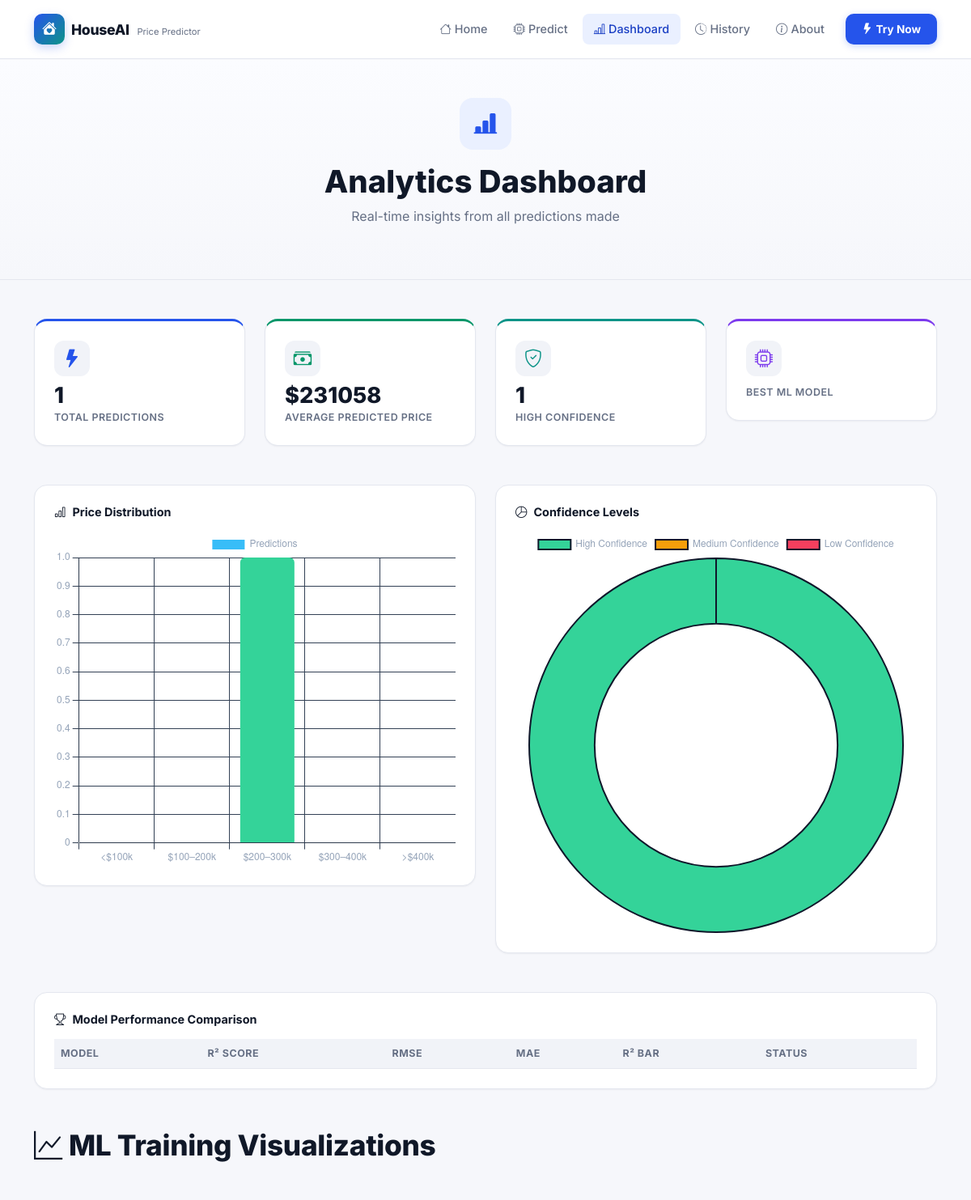
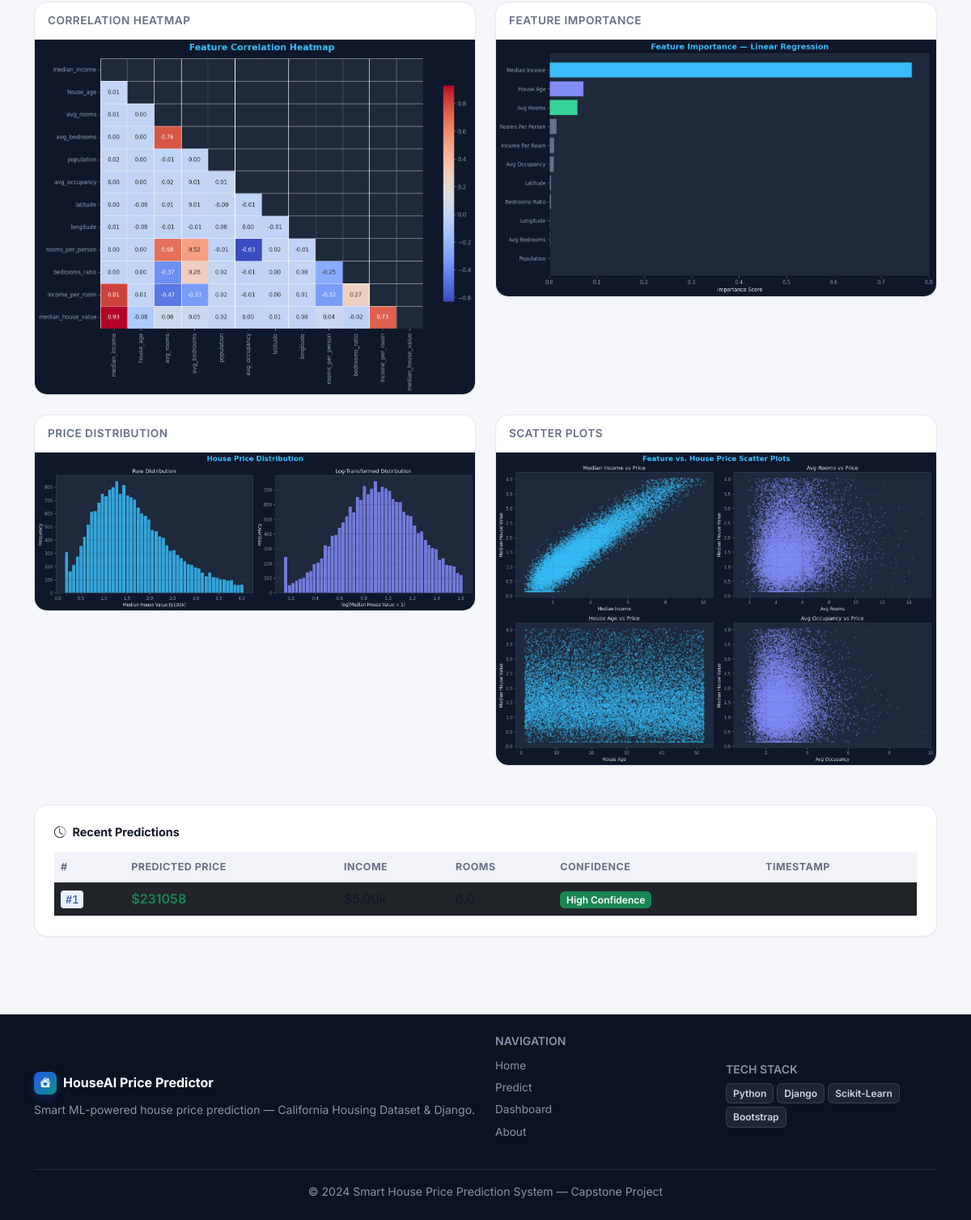
Page /dashboard/ on the earlier database version (2 pictures, top to bottom).
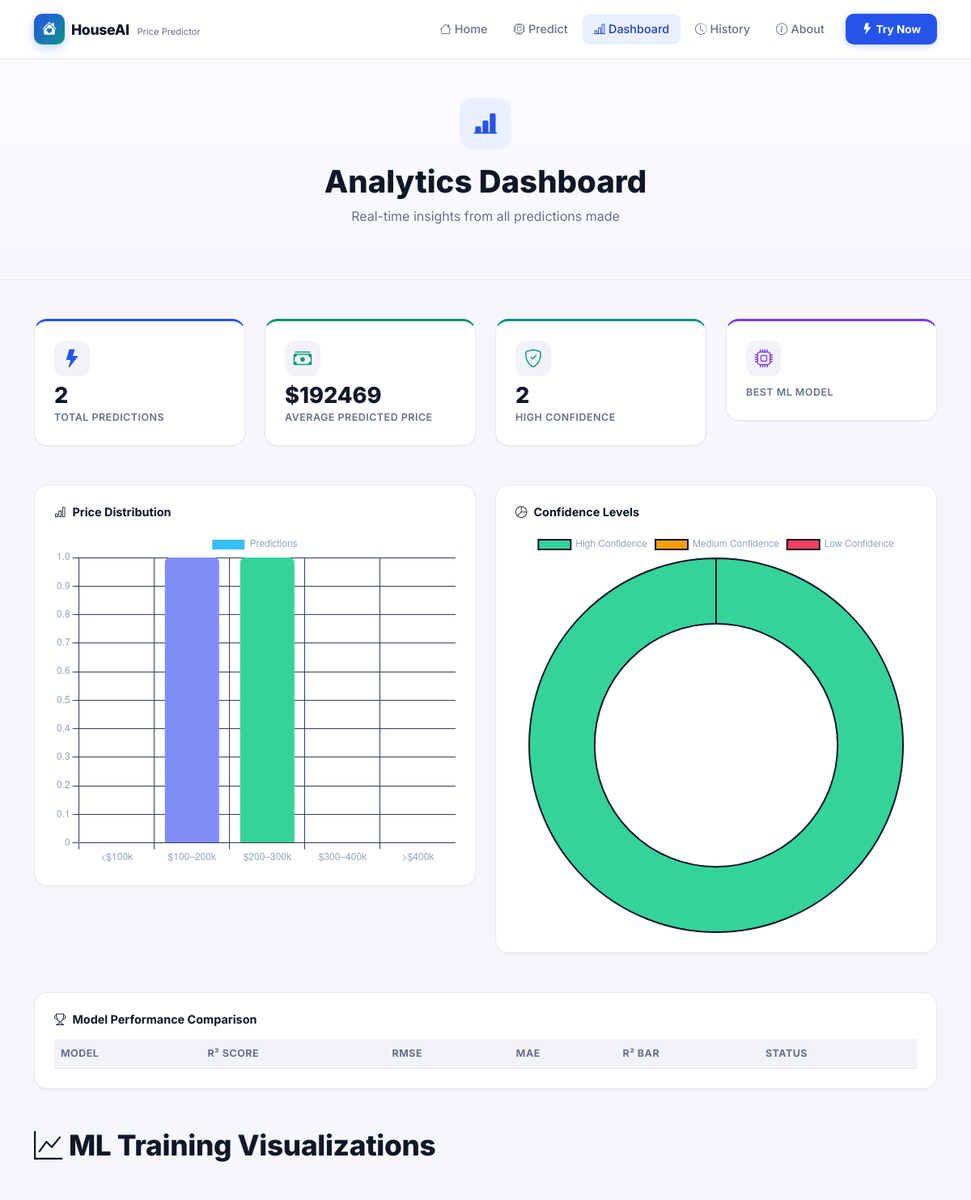
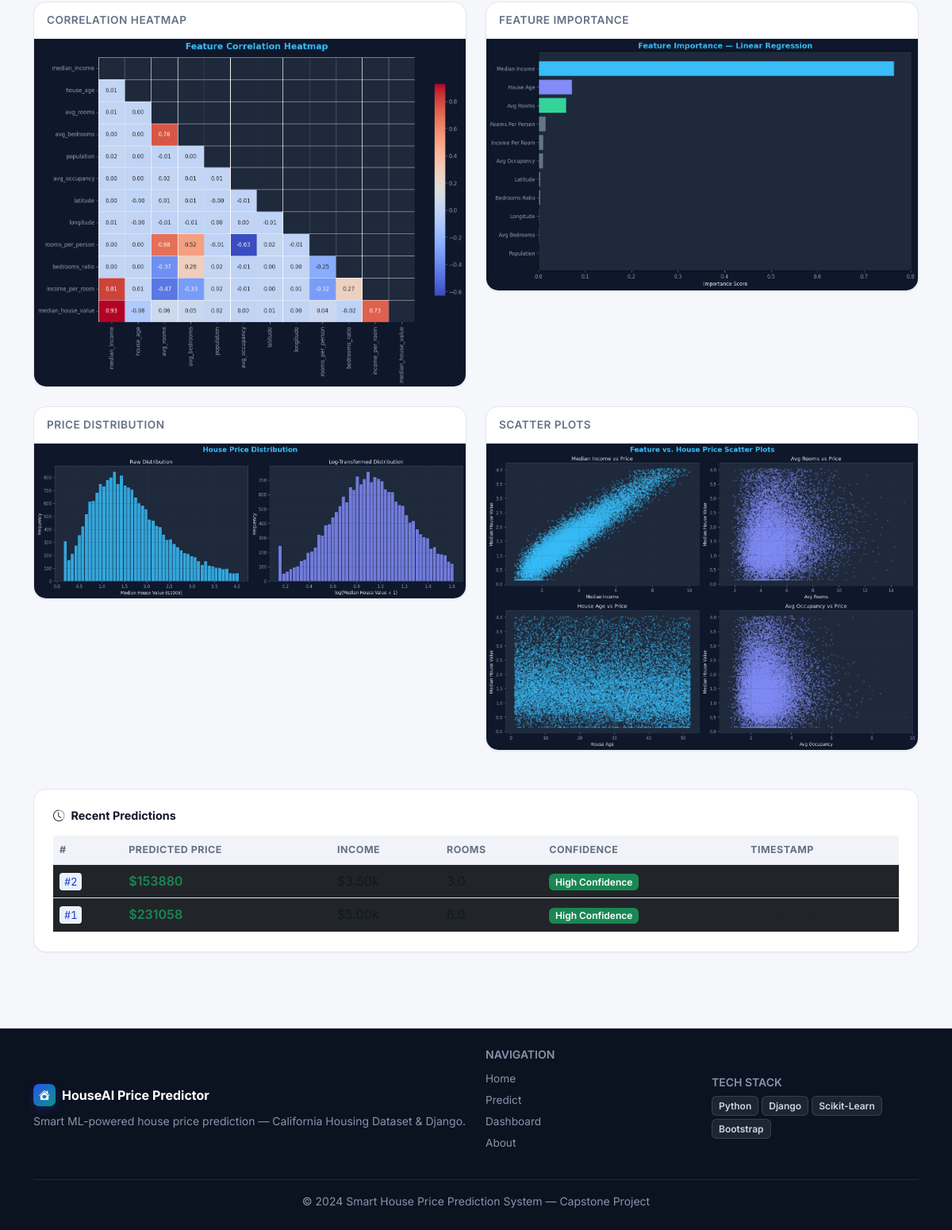
Same page on the later database version (2 pictures, top to bottom).
### predictor/models.py (models this page shows, shortened)
class PredictionRecord(models.Model):
    median_income       = models.FloatField()
    house_age           = models.FloatField()
    avg_rooms           = models.FloatField()
    avg_bedrooms        = models.FloatField()
    population          = models.FloatField()
    avg_occupancy       = models.FloatField()
    latitude            = models.FloatField()
    longitude           = models.FloatField()
    predicted_price     = models.FloatField()
    predicted_price_usd = models.FloatField()
    confidence_level    = models.CharField(max_length=50)
    model_used          = models.CharField(max_length=100, default='')
    created_at          = models.DateTimeField(default=timezone.now)
    ip_address          = models.GenericIPAddressField(null=True, blank=True)
    class Meta:
        ordering = ['-created_at']
        verbose_name = 'Prediction Record'
        verbose_name_plural = 'Prediction Records'
    @property
    def confidence_badge_class(self):
        m = {'High Confidence': 'success', 'Medium Confidence': 'warning',
             'Low Confidence': 'danger'}
        return m.get(self.confidence_level, 'secondary')

### predictor/views.py (the view)
# urls.py: path('dashboard/',  views.dashboard, name='dashboard'),
def dashboard(request):
    qs    = PredictionRecord.objects.all()
    total = qs.count()
    avg_usd = qs.aggregate(avg=Avg('predicted_price_usd'))['avg'] or 0
    high_conf = qs.filter(confidence_level='High Confidence').count()
    med_conf  = qs.filter(confidence_level='Medium Confidence').count()
    low_conf  = qs.filter(confidence_level='Low Confidence').count()
    recent10  = qs[:10]
    model_results = [{'name': n, 'r2': m['R2 Score'], 'rmse': m['RMSE'],
                       'mae': m['MAE'], 'best': n == _model_info['name']}
                     for n, m in _all_results.items()]
    buckets = {'<$100k': 0, '$100–200k': 0, '$200–300k': 0,
               '$300–400k': 0, '>$400k': 0}
    for r in qs:
        p = r.predicted_price_usd
        if p < 100000:   buckets['<$100k'] += 1
        elif p < 200000: buckets['$100–200k'] += 1
        elif p < 300000: buckets['$200–300k'] += 1
        elif p < 400000: buckets['$300–400k'] += 1
        else:            buckets['>$400k'] += 1
    return render(request, 'predictor/dashboard.html', {
        'total': total, 'avg_usd': avg_usd,
        'high_conf': high_conf, 'med_conf': med_conf, 'low_conf': low_conf,
        'recent10': recent10, 'model_results': model_results,
        'best_model': _model_info['name'],
        'buckets_labels': list(buckets.keys()),
        'buckets_values': list(buckets.values()),
    })

### templates/predictor/dashboard.html (shortened to what this page needs)
{% extends 'predictor/base.html' %}
{% block content %}
<section class="page-hero py-5">
  <div class="container">
    <div class="page-hero-inner text-center">
      <div class="page-icon mb-3"><i class="bi bi-bar-chart-line-fill"></i></div>
      <h1 class="page-title">Analytics Dashboard</h1>
      <p class="page-subtitle">Real-time insights from all predictions made</p>
    </div>
  </div>
</section>
<section class="py-5">
  <div class="container">
    <div class="row g-4 mb-5">
      <div class="col-md-6 col-lg-3">
        <div class="kpi-card kpi-blue">
          <div class="kpi-icon"><i class="bi bi-lightning-fill"></i></div>
          <div class="kpi-value">{{ total }}</div>
          <div class="kpi-label">Total Predictions</div>
        </div>
      </div>
      <div class="col-md-6 col-lg-3">
        <div class="kpi-card kpi-green">
          <div class="kpi-icon"><i class="bi bi-cash-stack"></i></div>
          <div class="kpi-value">${{ avg_usd|floatformat:0 }}</div>
          <div class="kpi-label">Average Predicted Price</div>
        </div>
      </div>
      <div class="col-md-6 col-lg-3">
        <div class="kpi-card kpi-teal">
          <div class="kpi-icon"><i class="bi bi-shield-check"></i></div>
          <div class="kpi-value">{{ high_conf }}</div>
          <div class="kpi-label">High Confidence</div>
        </div>
      </div>
      <div class="col-md-6 col-lg-3">
        <div class="kpi-card kpi-purple">
          <div class="kpi-icon"><i class="bi bi-cpu"></i></div>
          <div class="kpi-label">Best ML Model</div>
        </div>
      </div>
    </div>
    <div class="row g-4 mb-5">
      <div class="col-lg-6">
        <div class="chart-card">
          <h6 class="chart-title mb-3"><i class="bi bi-bar-chart me-2"></i>Price Distribution</h6>
          <canvas id="priceDistChart" height="250"></canvas>
        </div>
      </div>
      <div class="col-lg-6">
        <div class="chart-card">
          <h6 class="chart-title mb-3"><i class="bi bi-pie-chart me-2"></i>Confidence Levels</h6>
          <canvas id="confChart" height="250"></canvas>
        </div>
      </div>
    </div>
    <div class="row g-4 mb-5">
      <div class="col-12">
        <div class="chart-card">
          <h6 class="chart-title mb-3"><i class="bi bi-trophy me-2"></i>Model Performance Comparison</h6>
          <div class="table-responsive">
            <table class="table table-dark table-hover align-middle mb-0">
              <thead>
                <tr>
                  <th>Model</th><th>R² Score</th><th>RMSE</th><th>MAE</th>
                  <th>R² Bar</th><th>Status</th>
                </tr>
              </thead>
            </table>
          </div>
        </div>
      </div>
    </div>
    <div class="row g-4 mb-5">
      <div class="col-12">
        <h5 class="section-title mb-4"><i class="bi bi-graph-up me-2"></i>ML Training Visualizations</h5>
      </div>
      <div class="col-md-6">
        <div class="viz-card">
          <div class="viz-title">Correlation Heatmap</div>
          <img src="/media/visualizations/correlation_heatmap.png" alt="Correlation Heatmap" class="viz-img" loading="lazy"/>
        </div>
      </div>
      <div class="col-md-6">
        <div class="viz-card">
          <div class="viz-title">Feature Importance</div>
          <img src="/media/visualizations/feature_importance.png" alt="Feature Importance" class="viz-img" loading="lazy"/>
        </div>
      </div>
      <div class="col-md-6">
        <div class="viz-card">
          <div class="viz-title">Price Distribution</div>
          <img src="/media/visualizations/price_distribution.png" alt="Price Distribution" class="viz-img" loading="lazy"/>
        </div>
      </div>
      <div class="col-md-6">
        <div class="viz-card">
          <div class="viz-title">Scatter Plots</div>
          <img src="/media/visualizations/scatter_plots.png" alt="Scatter Plots" class="viz-img" loading="lazy"/>
        </div>
      </div>
    </div>
    <div class="row">
      <div class="col-12">
        <div class="chart-card">
          <h6 class="chart-title mb-3"><i class="bi bi-clock-history me-2"></i>Recent Predictions</h6>
          {% if recent10 %}
          <div class="table-responsive">
            <table class="table table-dark table-hover align-middle mb-0">
              <thead>
                <tr>
                  <th>#</th><th>Predicted Price</th><th>Income</th>
                  <th>Rooms</th><th>Confidence</th><th>Timestamp</th>
                </tr>
              </thead>
              <tbody>
                {% for r in recent10 %}
                <tr>
                  <td><code>#{{ r.pk }}</code></td>
                  <td class="fw-600 text-success">${{ r.predicted_price_usd|floatformat:0 }}</td>
                  <td>${{ r.median_income|floatformat:1 }}0k</td>
                  <td>{{ r.avg_rooms|floatformat:1 }}</td>
                  <td><span class="badge bg-{{ r.confidence_badge_class }}">{{ r.confidence_level }}</span></td>
                  <td class="text-muted small">{{ r.created_at|date:"M j, H:i" }}</td>
                </tr>
                {% endfor %}
              </tbody>
            </table>
          </div>
          {% else %}
          <div class="empty-state py-5 text-center">
            <i class="bi bi-inbox fs-1 text-muted d-block mb-3"></i>
            <p class="text-muted">No predictions yet. <a href="{% url 'predict' %}">Make your first prediction!</a></p>
          </div>
          {% endif %}
        </div>
      </div>
    </div>
  </div>
</section>
{% endblock %}
{% block extra_js %}
<script>
const CHART_DEFAULTS = {
  responsive: true,
  plugins: { legend: { labels: { color: '#94a3b8' } } },
};
const priceCtx = document.getElementById('priceDistChart').getContext('2d');
new Chart(priceCtx, {
  type: 'bar',
  data: {
    labels: {{ buckets_labels|safe }},
    datasets: [{
      label: 'Predictions',
      data: {{ buckets_values|safe }},
      backgroundColor: ['#38bdf8','#818cf8','#34d399','#f59e0b','#f43f5e'],
      borderRadius: 6,
    }]
  },
  options: {
    ...CHART_DEFAULTS,
    scales: {
      x: { ticks: { color: '#94a3b8' }, grid: { color: '#334155' } },
      y: { ticks: { color: '#94a3b8' }, grid: { color: '#334155' } },
    }
  }
});
const confCtx = document.getElementById('confChart').getContext('2d');
new Chart(confCtx, {
  type: 'doughnut',
  data: {
    labels: ['High Confidence', 'Medium Confidence', 'Low Confidence'],
    datasets: [{
      data: [{{ high_conf }}, {{ med_conf }}, {{ low_conf }}],
      backgroundColor: ['#34d399','#f59e0b','#f43f5e'],
      borderWidth: 2, borderColor: '#0f172a',
    }]
  },
  options: { ...CHART_DEFAULTS, cutout: '65%' }
});
</script>
{% endblock %}

### templates/predictor/base.html (shortened to what this page needs)
{% load static %}
<!DOCTYPE html>
<html lang="en">
<head>
  <link href="https://cdn.jsdelivr.net/npm/bootstrap@5.3.2/dist/css/bootstrap.min.css" rel="stylesheet"/>
  <link href="https://cdn.jsdelivr.net/npm/bootstrap-icons@1.11.3/font/bootstrap-icons.css" rel="stylesheet"/>
  <link rel="stylesheet" href="{% static 'css/main.css' %}"/>
</head>
<body>
<nav class="navbar navbar-expand-lg navbar-light sticky-top" id="mainNav">
  <div class="container">
    <a class="navbar-brand d-flex align-items-center gap-2" href="{% url 'home' %}">
      <div class="brand-icon"><i class="bi bi-house-heart-fill"></i></div>
      <div>
        <span class="brand-name">HouseAI</span>
        <span class="brand-tagline d-none d-md-inline"> Price Predictor</span>
      </div>
    </a>
    <div class="collapse navbar-collapse" id="navbarNav">
      <ul class="navbar-nav ms-auto align-items-lg-center gap-1">
        <li class="nav-item">
          <a class="nav-link {% if request.resolver_match.url_name == 'home' %}active{% endif %}"
             href="{% url 'home' %}"><i class="bi bi-house me-1"></i>Home</a>
        </li>
        <li class="nav-item">
          <a class="nav-link {% if request.resolver_match.url_name == 'predict' %}active{% endif %}"
             href="{% url 'predict' %}"><i class="bi bi-cpu me-1"></i>Predict</a>
        </li>
        <li class="nav-item">
          <a class="nav-link {% if request.resolver_match.url_name == 'dashboard' %}active{% endif %}"
             href="{% url 'dashboard' %}"><i class="bi bi-bar-chart-line me-1"></i>Dashboard</a>
        </li>
        <li class="nav-item">
          <a class="nav-link {% if request.resolver_match.url_name == 'history' %}active{% endif %}"
             href="{% url 'history' %}"><i class="bi bi-clock-history me-1"></i>History</a>
        </li>
        <li class="nav-item">
          <a class="nav-link {% if request.resolver_match.url_name == 'about' %}active{% endif %}"
             href="{% url 'about' %}"><i class="bi bi-info-circle me-1"></i>About</a>
        </li>
        <li class="nav-item ms-lg-2">
          <a class="btn btn-predict" href="{% url 'predict' %}">
            <i class="bi bi-lightning-fill me-1"></i>Try Now
          </a>
        </li>
      </ul>
    </div>
  </div>
</nav>
<main>{% block content %}{% endblock %}</main>
<footer class="site-footer mt-5">
  <div class="container py-4">
    <div class="row align-items-center">
      <div class="col-md-6">
        <div class="d-flex align-items-center gap-2 mb-2">
          <div class="brand-icon brand-icon-sm"><i class="bi bi-house-heart-fill"></i></div>
          <span class="fw-700 text-white">HouseAI Price Predictor</span>
        </div>
        <p class="text-muted small mb-0">Smart ML-powered house price prediction — California Housing Dataset &amp; Django.</p>
      </div>
      <div class="col-md-3 mt-3 mt-md-0">
        <h6 class="text-uppercase text-muted small fw-600 mb-2">Navigation</h6>
        <ul class="list-unstyled small">
          <li><a href="{% url 'home' %}" class="footer-link">Home</a></li>
          <li><a href="{% url 'predict' %}" class="footer-link">Predict</a></li>
          <li><a href="{% url 'dashboard' %}" class="footer-link">Dashboard</a></li>
          <li><a href="{% url 'about' %}" class="footer-link">About</a></li>
        </ul>
      </div>
      <div class="col-md-3 mt-3 mt-md-0">
        <h6 class="text-uppercase text-muted small fw-600 mb-2">Tech Stack</h6>
        <div class="d-flex flex-wrap gap-1">
          <span class="tech-badge">Python</span>
          <span class="tech-badge">Django</span>
          <span class="tech-badge">Scikit-Learn</span>
          <span class="tech-badge">Bootstrap</span>
        </div>
      </div>
    </div>
    <hr class="border-secondary my-3"/>
    <p class="text-muted text-center small mb-0">© 2024 Smart House Price Prediction System — Capstone Project</p>
  </div>
</footer>
{% block extra_js %}{% endblock %}
</body>
</html>

Differences in the rows shown:
added PredictionRecord: pk "2", predicted_price_usd "153880", confidence_level "High Confidence"
Other differences:
{{ total }}: "1" → "2"
{{ avg_usd|floatformat:0 }}: "231058" → "192469"
{{ high_conf }}: "1" → "2"
chart data {{ buckets_values|safe }}: [0, 0, 1, 0, 0] → [0, 1, 1, 0, 0]
